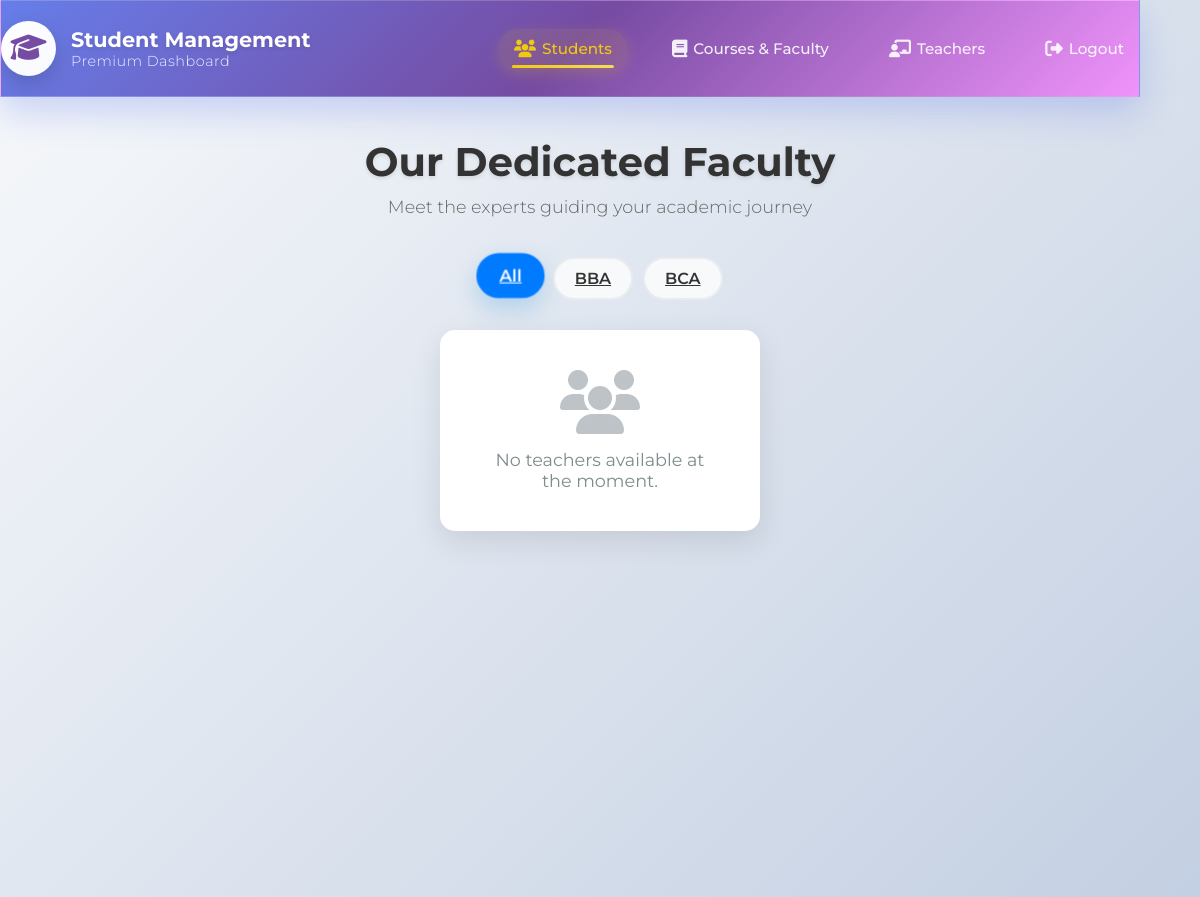
Before: /teacher/teacher/all/ (signed in) with the older database file.
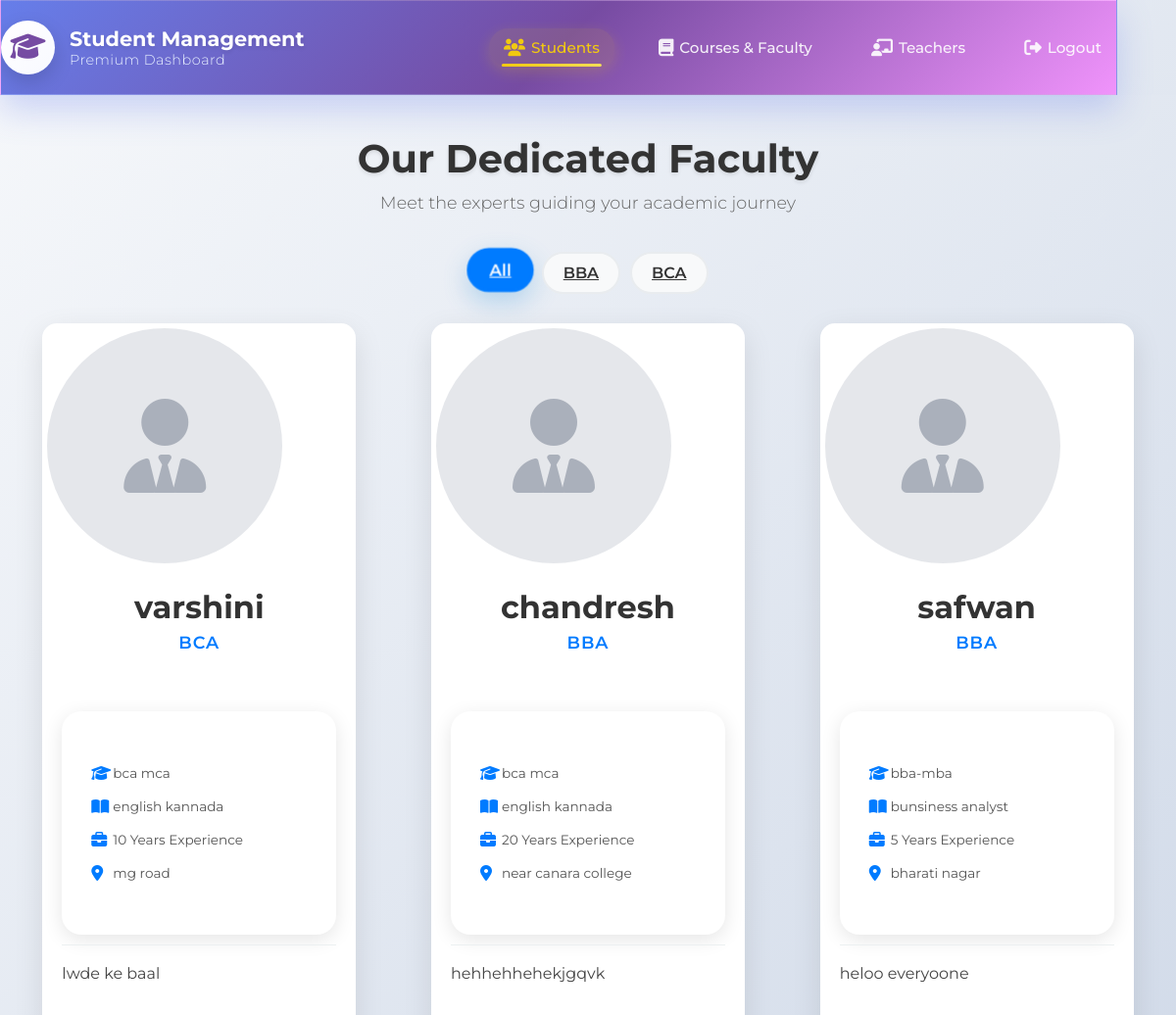
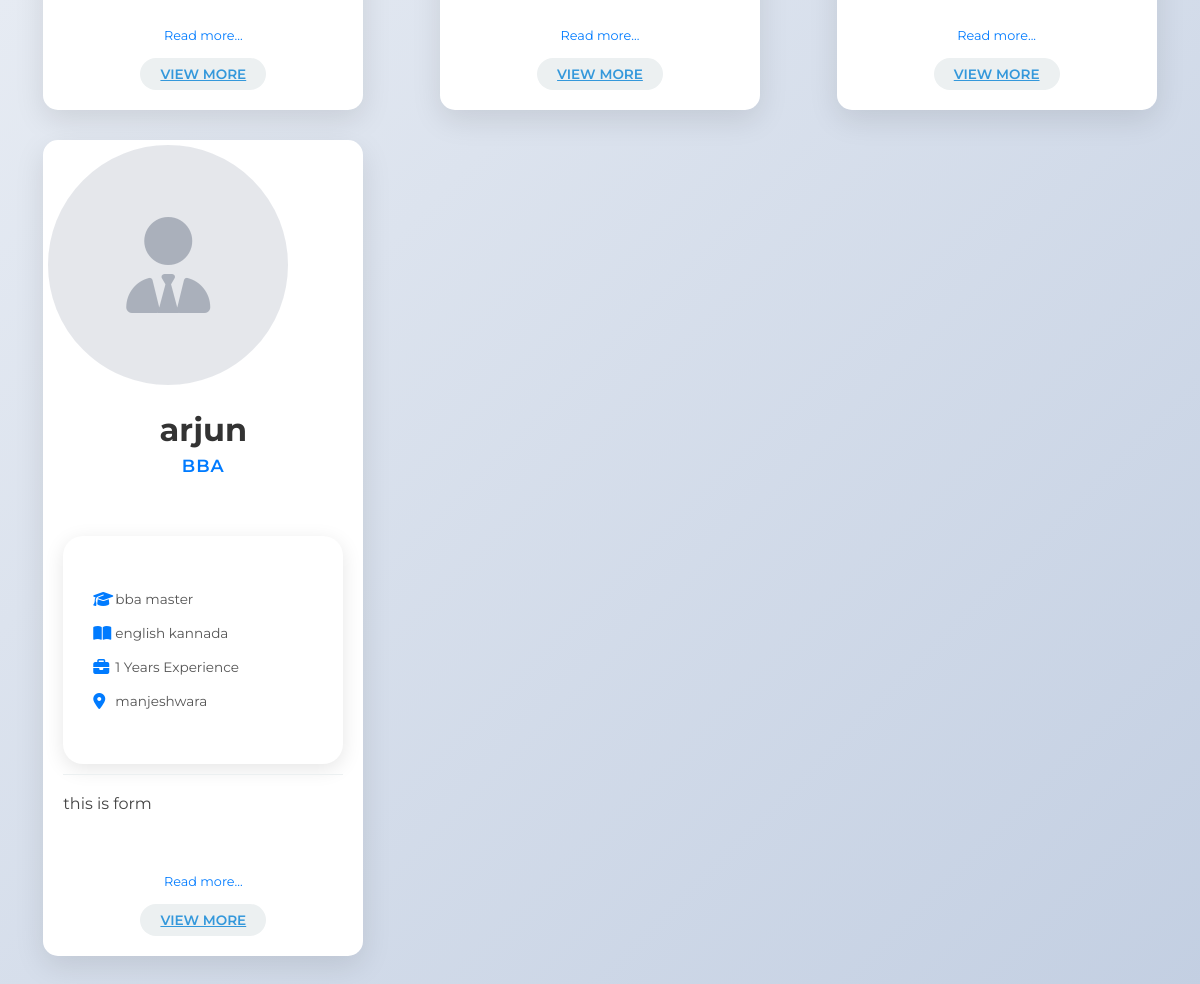
After: the same page with the newer database file (2 pictures, top to bottom).
### teachers/models.py (models this page shows, shortened)
class Teacher(models.Model):
    t_name = models.CharField("Teacher Name", max_length=100, null=True, blank=True)
    t_image=models.ImageField(upload_to='teacher',null=True,blank=True)
    qualification = models.CharField(max_length=200, null=True, blank=True)
    address = models.CharField(max_length=200, null=True, blank=True)
    branch = models.ForeignKey(Courses, on_delete=models.CASCADE, related_name="teachers")
    subjects = models.CharField(max_length=200, null=True, blank=True)
    experience = models.PositiveIntegerField(help_text="Experience in years")
    about = models.TextField(max_length=500, null=True, blank=True)

### Course/models.py (models this page shows, shortened)
class Courses(models.Model):
    COURSE_CHOICES = [
        ('BCA', 'BCA'),
        ('BBA', 'BBA'),
    ]
    course_name = models.CharField(max_length=3, choices=COURSE_CHOICES)
    year = models.CharField(
        max_length=20,
        choices=[
            ('First Year', 'First Year'),
            ('Second Year', 'Second Year'),
            ('Final Year', 'Final Year'),
        ]
    )
    sub1 = models.CharField(max_length=50)
    sub2 = models.CharField(max_length=50)
    sub3 = models.CharField(max_length=50)

### teachers/views.py (the view)
# urls.py: path('teacher/<str:branch>/',views.teacher_view,name='Teacher'),
@login_required
def teacher_view(request, branch):
    courses = Courses.objects.values_list('course_name', flat=True).distinct()
    if branch.lower() == "all":
        teachers = Teacher.objects.all()
    else:
        teachers = Teacher.objects.filter(branch__course_name__iexact=branch)
    unique_courses = sorted(set(courses))
    return render(request, 'all.html', {
        'teachers': teachers,
        'courses': unique_courses,   # Use the unique cleaned list
        'selected_branch': branch
    })

### teachers/templates/all.html (shortened to what this page needs)
{% extends "layout.html" %}
{% block content %}
<div class="teachers-section">
  <div class="section-header">
    <h2 class="section-title">Our Dedicated Faculty</h2>
    <p class="section-subtitle">Meet the experts guiding your academic journey</p>
  </div>
  <div class="branch-filters">
    <a href="{% url 'Teacher' 'all' %}"
       data-branch="all"
       class="branch-btn {% if selected_branch == 'all' %}active{% endif %}">All</a>
    {% for course in courses %}
      <a href="{% url 'Teacher' course %}"
         data-branch="{{ course }}"
         class="branch-btn {% if selected_branch|lower == course|lower %}active{% endif %}">
         {{ course }}
      </a>
    {% endfor %}
  </div>
  <div class="teachers-grid" id="teachersGrid">
    {% for teacher in teachers %}
      <div class="teacher-card" data-branch="{{ teacher.branch.course_name|default:'Unknown' }}">
        <div class="teacher-photo">
          {% if teacher.t_image %}
            <img src="{{ teacher.t_image.url }}" alt="{{ teacher.t_name }}" class="teacher-img">
          {% else %}
            <i class="fas fa-user-tie"></i>
          {% endif %}
        </div>
        <div class="teacher-info">
          <h3 class="teacher-name">{{ teacher.t_name|default:"Unnamed Teacher" }}</h3>
          <div class="teacher-branch">{{ teacher.branch.course_name|default:"Unknown" }}</div>
          <div class="teacher-details">
            <div class="detail-item">
              <i class="fas fa-graduation-cap"></i>
              <span>{{ teacher.qualification|default:"Not specified" }}</span>
            </div>
            <div class="detail-item">
              <i class="fas fa-book-open"></i>
              <span>{{ teacher.subjects|default:"Not specified" }}</span>
            </div>
            <div class="detail-item">
              <i class="fas fa-briefcase"></i>
              <span>{{ teacher.experience|default:0 }} Years Experience</span>
            </div>
            {% if teacher.address %}
              <div class="detail-item">
                <i class="fas fa-map-marker-alt"></i>
                <span>{{ teacher.address|truncatewords:5 }}</span>
              </div>
            {% endif %}
          </div>
          <p class="teacher-about">{{ teacher.about|default:"No description available."|truncatewords:40 }}</p>
          <span class="read-more" onclick="this.previousElementSibling.style.height='auto'; this.style.display='none';">Read more...</span>
          <a href="{% url 'detail' teacher.pk %}" class="view-more">View More</a>
        </div>
      </div>
    {% empty %}
      <div class="teacher-card empty-card">
        <i class="fas fa-users"></i>
        <p>No teachers available at the moment.</p>
      </div>
    {% endfor %}
  </div>
</div>
{% endblock %}

Changed rows visible on the page:
added Teacher: t_name "varshini", branch.course_name "BCA", qualification "bca mca", subjects "english kannada", experience "10", address "mg road", about "lwde ke baal"
added Teacher: t_name "chandresh", branch.course_name "BBA", qualification "bca mca", subjects "english kannada", experience "20", address "near canara college", about "hehhehhehekjgqvk"
added Teacher: t_name "safwan", branch.course_name "BBA", qualification "bba-mba", subjects "bunsiness analyst", experience "5", address "bharati nagar", about "heloo everyoone"
added Teacher: t_name "arjun", branch.course_name "BBA", qualification "bba master", subjects "english kannada", experience "1", address "manjeshwara", about "this is form"
Other visible differences:
text no longer shown: "No teachers available at the moment."
